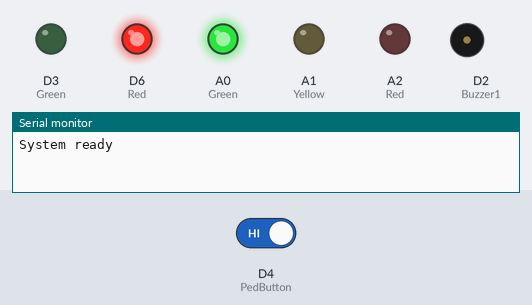
The sketch below on a simulated STM32 Nucleo. Parts: output pins drawn as LEDs (lit = HIGH), buzzer (waves = sounding), the last lines printed to the serial monitor. The inputs (shaded band) are chosen by the test bench; at power-on: D4 (PedButton) HIGH.

Above: at 9.2 s.
9.3 s: D4 (PedButton) driven LOW
At 11.4 s:
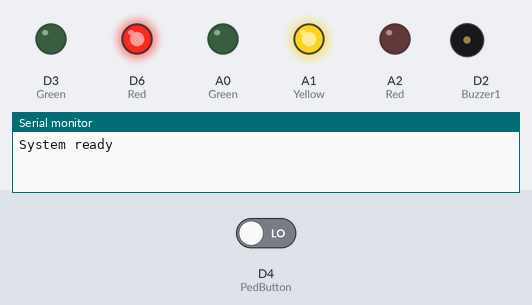
At 13.6 s:
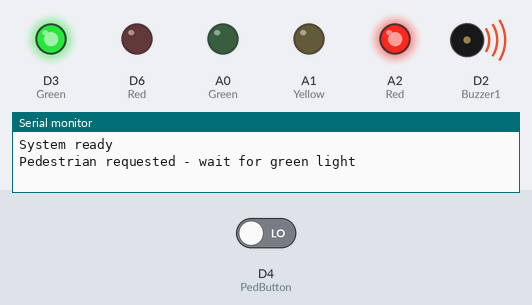
18.6 s: D4 (PedButton) driven HIGH
At 21.6 s:
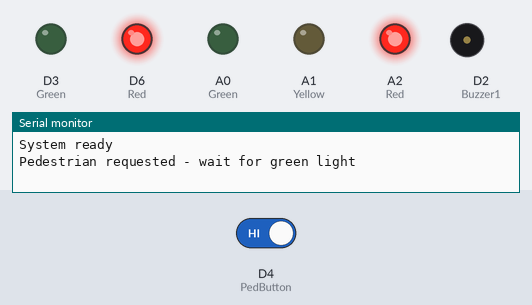
Timing chart, 0 to 29.8 s (numbered marks = the images above; inputs shaded):
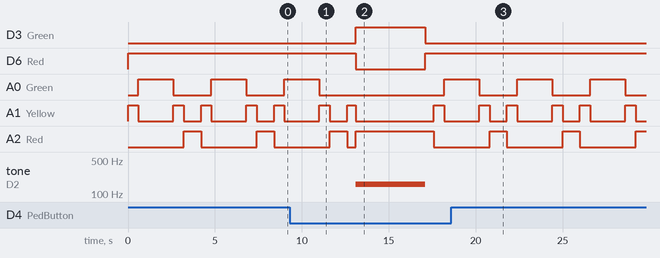

The sketch:

sketch.ino
```cpp
#include "Trafficlight.h"
#include "Pushbutton.h"
#include "buzzer.h"
#include "Pedestrianlight.h"

TrafficLight  carLight(PA4, PA1, PA0);   // red, yellow, green
Pedestrianlight pedLight(PB3, PB10);      // red, green
Buzzer buzz(D2);
PushButton crossButton(D4);

bool pedestrianRequested = false;

void PedestrianCrossing(){
    carLight.showYellow();
    pedLight.showRed();
    delay(500);

    carLight.showRed();
    pedLight.showGreen();
    buzz.Buzzeron();
    delay(4000);

    buzz.Buzzeroff();
    pedLight.showRed();
    delay(500);
}

void normalTraffic(){
    carLight.showYellow();
    delay(600);
    carLight.showGreen();
    delay(2000);
    carLight.showYellow();
    delay(600);
    carLight.showRed();
    delay(1000);
}

void setup() {
  // put your setup code here, to run once:
  carLight.begin();
  pedLight.begin();
  crossButton.begin();

  carLight.showGreen();
  pedLight.showRed();
  Serial.begin(9600);
  Serial.println("System ready");
}

void loop() {
  // Check for a pedestrian request continuously during normal operation
  if (crossButton.isPressed() && !pedestrianRequested){
    pedestrianRequested = true;
    Serial.println("Pedestrian requested - wait for green light");
  }

  if (pedestrianRequested){
    PedestrianCrossing();
    pedestrianRequested = false;
    // Resume normal traffic light operation after crossing
    normalTraffic();
  }
  else {
    // Normal traffic light cycle
    normalTraffic();
  }
}
 // this speeds up the simulation
```

Pedestrianlight.cpp
```cpp
#include "Pedestrianlight.h"

Pedestrianlight::Pedestrianlight(int redPin, int greenPin) {
  this->Red = PB10;
  this->Green = PB3;
}

void Pedestrianlight::begin() {
  pinMode(Red, OUTPUT);
  pinMode(Green, OUTPUT);
}

void Pedestrianlight::allOff() {
  digitalWrite(Red, LOW);
  digitalWrite(Green, LOW);
}

void Pedestrianlight::showRed() {
  allOff();
  digitalWrite(Red, HIGH);
}

void Pedestrianlight::showGreen() {
  allOff();
  digitalWrite(Green, HIGH);
}
```

Pedestrianlight.h
```cpp
#ifndef PEDESTRIAN_LIGHT_H
#define PEDESTRIAN_LIGHT_H
#include <Arduino.h>

class Pedestrianlight{
  private:
    int Green;
    int Red;
  public:
    Pedestrianlight(int redPin, int greenPin);
    void begin();
    void allOff();
    void showRed();
    void showGreen();
};
#endif
```

Pushbutton.cpp
```cpp
#include "Pushbutton.h"

PushButton::PushButton(int PedButton) {
  this->PedButton = D4;
}

void PushButton::begin(){
  pinMode(PedButton, INPUT_PULLUP);
}

bool PushButton::isPressed() {
  return digitalRead(PedButton) == LOW;
}
```

Pushbutton.h
```cpp
#ifndef PUSH_BUTTON_H
#define PUSH_BUTTON_H
#include <Arduino.h>

class PushButton{
  private:
    int PedButton;
  public:
    PushButton(int pin);
    void begin();
    bool isPressed();
};
#endif
```

Trafficlight.cpp
```cpp
#include "Trafficlight.h"

TrafficLight::TrafficLight(int Red, int Yellow, int Green) {
  this->Red = PA4;
  this->Yellow= PA1;
  this->Green = PA0;
}

void TrafficLight::begin() {
  pinMode(Red, OUTPUT);
  pinMode(Yellow, OUTPUT);
  pinMode(Green, OUTPUT);
}

void TrafficLight::allOff(){
      digitalWrite(Red, LOW);
      digitalWrite(Yellow, LOW);
      digitalWrite(Green, LOW);
    }

void TrafficLight::showRed(){
  allOff();
  digitalWrite(Red, HIGH);
  }

void TrafficLight::showYellow(){
  allOff();
  digitalWrite(Yellow, HIGH);
  }

void TrafficLight::showGreen(){
  allOff();
  digitalWrite(Green, HIGH);
  }
```

Trafficlight.h
```cpp
#ifndef TRAFFIC_LIGHT_H
#define TRAFFIC_LIGHT_H
#include <Arduino.h>

class TrafficLight {
  private:
    int Green;
    int Yellow;
    int Red;
  public:
    TrafficLight(int Red, int Yellow, int Green);
    void begin();
    void allOff();
    void showRed();
    void showYellow();
    void showGreen();
};
#endif
```

buzzer.cpp
```cpp
#include "buzzer.h"

Buzzer::Buzzer(int pin){
  this->Buzzer1 = D2;
  pinMode(Buzzer1, OUTPUT);
}
void Buzzer::Buzzeron(){
  tone(Buzzer1, 160);
}
void Buzzer::Buzzeroff(){
  noTone(Buzzer1);
}
```

buzzer.h
```cpp
#ifndef BUZZER_H
#define BUZZER_H
#include <Arduino.h>

class Buzzer{
  private:
    int Buzzer1;
  public:
    Buzzer(int pin);
    void Buzzeron();
    void Buzzeroff();
};
#endif
```

Measured:
- after the input at 9.3 s, D3 (Green): LOW → HIGH after 3.8 s, → LOW 4.0 s later; D6 (Red): HIGH → LOW after 3.8 s, → HIGH 4.0 s later; tone on D2 (Buzzer1): silent → 160 Hz after 3.8 s, → silent 4.0 s later
- after the input at 18.6 s, D3 (Green): stays LOW (without the input it goes to HIGH after 3.7 s); D6 (Red): stays HIGH (without the input it goes to LOW after 3.7 s); tone on D2 (Buzzer1): stays silent (without the input it goes to 160 Hz after 3.7 s)
- by itself, A0 (Green): alternates HIGH for 2.0 s and LOW for 2.2 s
- by itself, A1 (Yellow): repeats every 4.2 s: LOW 1.0 s, HIGH 0.60 s, LOW 2.0 s, HIGH 0.60 s
- by itself, A2 (Red): alternates HIGH for 1.0 s and LOW for 3.2 s
